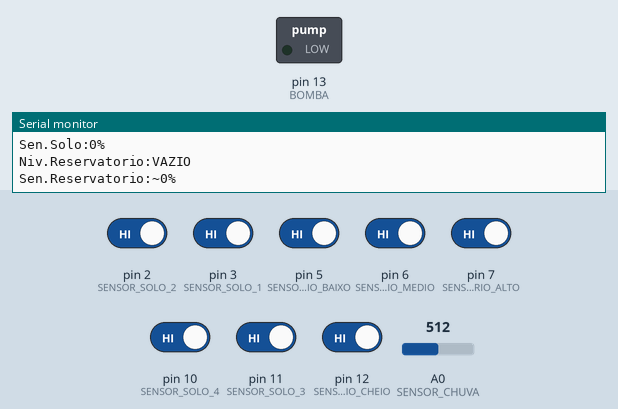
Bench run of a sketch on a simulated Arduino Uno, built with avr-gcc and run on an emulated ATmega328P. Shown: switched loads named in the sketch (green lamp = pin HIGH), the last lines printed to the serial monitor. The inputs (shaded band) are chosen by the test bench; at power-on: pin 2 (SENSOR_SOLO_2), pin 3 (SENSOR_SOLO_1), pin 5 (SENSOR_RESERVATORIO_BAIXO), pin 6 (SENSOR_RESERVATORIO_MEDIO), pin 7 (SENSOR_RESERVATORIO_ALTO), pin 10 (SENSOR_SOLO_4), pin 11 (SENSOR_SOLO_3), pin 12 (SENSOR_RESERVATORIO_CHEIO) HIGH, A0 (SENSOR_CHUVA) = 512.

Above: at 2.2 s.
2.3 s: pin 5 (SENSOR_RESERVATORIO_BAIXO) driven LOW
At 4.3 s:
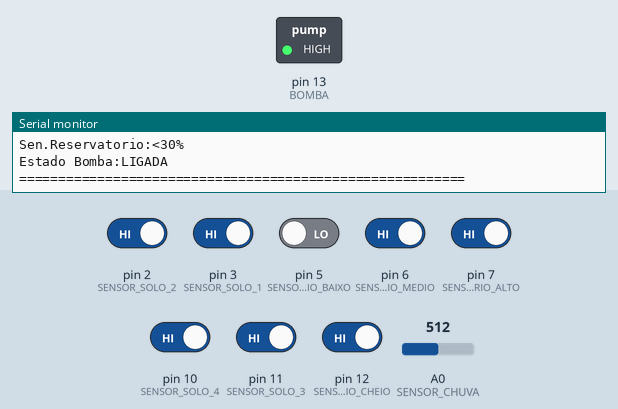
15.6 s: pin 10 (SENSOR_SOLO_4) driven LOW
At 17.2 s:
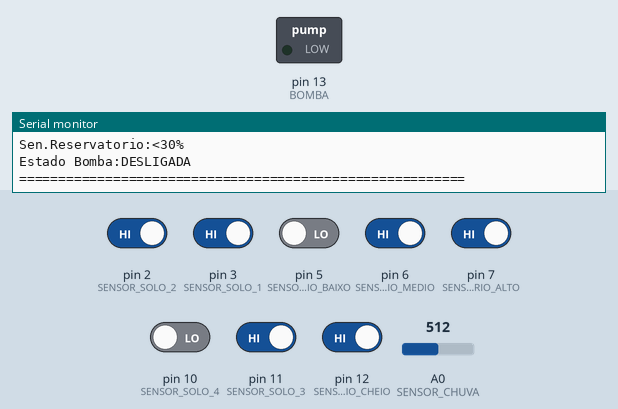
Timing chart, 0 to 18.6 s (numbered marks = the images above; inputs shaded):
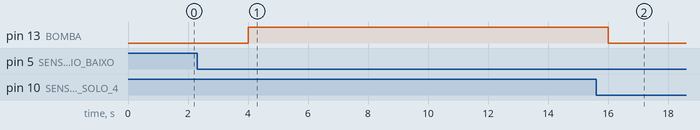

Measured:
- after the input at 2.3 s, pin 13 (BOMBA): LOW → HIGH after 1.7 s
- after the input at 15.6 s, pin 13 (BOMBA): HIGH → LOW after 0.41 s

The sketch:

Arduino.ino
```cpp
/*
 * Autor:Erivelto Clénio da Costa e Silva
 * Data última Atualização:02/03/2023
 * Actuadore: Bomba
 * Input:
 * Objectivo: Acionar um sino escolar em horarios programados
 *
 *Principais Componentes usados:
 *** 1-ARDUINO UNO (1)
 *** 2-LORA E32 (1)
 *** 3-SENSOR DE CHUVA (1)
 *** 4-ULTRASSONCO (1)
 *** 5-LCD COM I2C (1)
 *** 6-TRANSISTORES BC548 (6) COM RESISTORES (6)
 ***
*/
///////////// Inclusão de Bibliotecas /////////////
#include <SoftwareSerial.h>                   /////
///////////////////////////////////////////////////

////////// Definição de Pinos e Objectos //////////
#define BOMBA 13                              /////
#define SENSOR_SOLO_1 3                       /////
#define SENSOR_SOLO_2 2                       /////
#define SENSOR_SOLO_3 11                      /////
#define SENSOR_SOLO_4 10                      /////
#define SENSOR_RESERVATORIO_VAZIO 4           /////
#define SENSOR_RESERVATORIO_BAIXO 5           /////
#define SENSOR_RESERVATORIO_MEDIO 6           /////
#define SENSOR_RESERVATORIO_ALTO 7            /////
#define SENSOR_RESERVATORIO_CHEIO 12          /////
#define SENSOR_CHUVA A0                       /////
#define VAZIO "---"                           /////
///////////////////////////////////////////////////

///////////////////// Variaveis ///////////////////
char modo = 'A';                              /////
String sensorChuva = VAZIO;                   /////
String sensorSolo = VAZIO;                    /////
String sensorReservatorio = VAZIO;            /////
String nivelSolo = VAZIO;                     /////
String nivelChuva = VAZIO;                    /////
String nivelReservatorio = VAZIO;             /////
String estadoBomba = VAZIO;                   /////
unsigned long timer = 0;                      /////
unsigned long tempoRecepcao = 0;              /////
///////////////////////////////////////////////////

///////////////////////////////////////////////////
SoftwareSerial lora(8, 9); // RX, TX          /////
///////////////////////////////////////////////////


//////////////////////////////////////////////////////////
void receberDados();                                 /////
void enviarDados();                                  /////
void ligarBomba();                                   /////
void lerSensores();                                  /////
void desligarBomba();                                /////
//////////////////////////////////////////////////////////

//////////////////////////////////////////////////////////
void setup() {
  // put your setup code here, to run once:
  pinMode(BOMBA, OUTPUT);
  desligarBomba();
  pinMode(SENSOR_SOLO_1, INPUT_PULLUP);
  pinMode(SENSOR_SOLO_2, INPUT_PULLUP);
  pinMode(SENSOR_SOLO_3, INPUT_PULLUP);
  pinMode(SENSOR_SOLO_4, INPUT_PULLUP);
  pinMode(SENSOR_RESERVATORIO_BAIXO, INPUT_PULLUP);
  pinMode(SENSOR_RESERVATORIO_MEDIO, INPUT_PULLUP);
  pinMode(SENSOR_RESERVATORIO_ALTO, INPUT_PULLUP);
  pinMode(SENSOR_RESERVATORIO_CHEIO, INPUT_PULLUP);
  pinMode(SENSOR_CHUVA, INPUT);

  Serial.begin(9600);
  delay(1000);
  lora.begin(9600);
  Serial.println("SISTEMA INICIADO COM SUCESSO!");
}

//////////////////////////////////////////////////////////
void loop() {
  // put your main code here, to run repeatedly:
  receberDados();
  if(millis()-timer>60000) modo = 'A';
  if(millis()-tempoRecepcao>2000){
      tempoRecepcao = millis();
      lerSensores();
  }
}

//////////////////////////////////////////////////////////
void lerSensores(){
    byte valorChuva = map(analogRead(SENSOR_CHUVA), 0,1023, 100, 0);

    if(valorChuva>75)
    {
      nivelChuva = "INTENSA";
      sensorChuva=">75%";
    }
    else if(valorChuva>50){
       nivelChuva = "MODERADA";
       sensorChuva="~50%";
    }
    else if(valorChuva>25){
      nivelChuva = "FRACA";
      sensorChuva="25%";
    }
    else if(valorChuva >10){
        nivelChuva = "SERENO";
        sensorChuva="10%";
    }
    else
    {
      nivelChuva = "SEM_CHUVA";
      sensorChuva="0%";
    }

    if(!digitalRead(SENSOR_RESERVATORIO_CHEIO))
    {
      nivelReservatorio = "CHEIO";
      sensorReservatorio = "100%";
    }
    else if(!digitalRead(SENSOR_RESERVATORIO_ALTO))
    {
      nivelReservatorio = "ALTO";
      sensorReservatorio = ">75%";
    }
    else if(!digitalRead(SENSOR_RESERVATORIO_MEDIO))
    {
      nivelReservatorio = "MEDIO";
      sensorReservatorio = "~50%";
    }
    else if(!digitalRead(SENSOR_RESERVATORIO_BAIXO))
    {
      nivelReservatorio = "BAIXO";
      sensorReservatorio = "<30%";
    }
    else
    {
      nivelReservatorio = "VAZIO";
      sensorReservatorio = "~0%";
    }


    if(!digitalRead(SENSOR_SOLO_4))
    {
        nivelSolo = "ALAGADO";
        sensorSolo = "~100%";
        if(modo=='A' && isBombaLigada())
          desligarBomba();
    }
    else if(!digitalRead(SENSOR_SOLO_3))
    {
        nivelSolo = "MOLHADO";
        sensorSolo = ">95%";
        if(modo=='A' && isBombaLigada())
          desligarBomba();
    }
    else if(!digitalRead(SENSOR_SOLO_2))
    {
        nivelSolo = "HUMIDO";
        sensorSolo = ">55%";
    }
    else if(!digitalRead(SENSOR_SOLO_1))
    {
        nivelSolo = "PINGADO";
        sensorSolo = "<30%";
        if(modo=='A' && !digitalRead(SENSOR_RESERVATORIO_BAIXO) )
          ligarBomba();
    }
    else
    {
        nivelSolo = "SECO";
        sensorSolo = "0%";
        if(modo=='A' && !digitalRead(SENSOR_RESERVATORIO_BAIXO))
          ligarBomba();
    }
    estadoBomba = (digitalRead(BOMBA))?"LIGADA":"DESLIGADA";
    Serial.println("=============== DADOS ENVIADOS ==========================");
    Serial.print("Modo Projecto:");   Serial.println((modo=='A')? "AUTOMATICO":"MANUAL");
    Serial.print("Niv.Chuva:");       Serial.println(nivelChuva);
    Serial.print("Sen.Chuva:");       Serial.println(sensorChuva);
    Serial.print("Niv.Solo:");        Serial.println(nivelSolo);
    Serial.print("Sen.Solo:");        Serial.println(sensorSolo);
    Serial.print("Niv.Reservatorio:");Serial.println(nivelReservatorio);
    Serial.print("Sen.Reservatorio:");Serial.println(sensorReservatorio);
    Serial.print("Estado Bomba:");    Serial.println(estadoBomba);
    Serial.println("=========================================================");
}

//////////////////////////////////////////////////////////
boolean isBombaLigada()
{
  return (digitalRead(BOMBA)==HIGH);
}

//////////////////////////////////////////////////////////
void ligarBomba()
{
  digitalWrite(BOMBA, HIGH);
}

//////////////////////////////////////////////////////////
void desligarBomba()
{
  digitalWrite(BOMBA, LOW);
}

//////////////////////////////////////////////////////////
void receberDados(){
  if (lora.available())
  {
    while(lora.available())
    {
      char rx = lora.read();
      Serial.write(rx);
      switch(rx)
      {
          case 'D': enviarDados();break;
          case 'L':
              modo='M';
              timer = millis();
              ligarBomba();break;
          case 'l':
              modo='M';
              timer = millis();
              desligarBomba(); break;
      }
    }
  }
  if (Serial.available())
  {
    while(Serial.available())
    {
      char rx = Serial.read();
      Serial.write(rx);
      switch(rx)
      {
          case 'D': enviarDados();break;
          case 'L':
              modo='M';
              timer = millis();
              ligarBomba();break;
          case 'l':
              modo='M';
              timer = millis();
              desligarBomba(); break;
      }
    }
  }
}

//////////////////////////////////////////////////////////
void enviarDados(){

  lora.print("D");                 lora.print("*");
  lora.print(nivelChuva);          lora.print("*");
  lora.print(sensorChuva);         lora.print("*");

  lora.print(nivelSolo);           lora.print("*");
  lora.print(sensorSolo);          lora.print("*");

  lora.print(nivelReservatorio);   lora.print("*");
  lora.print(sensorReservatorio);  lora.print("*");
  lora.print(estadoBomba);         lora.print("*");
  lora.println();
}
```
